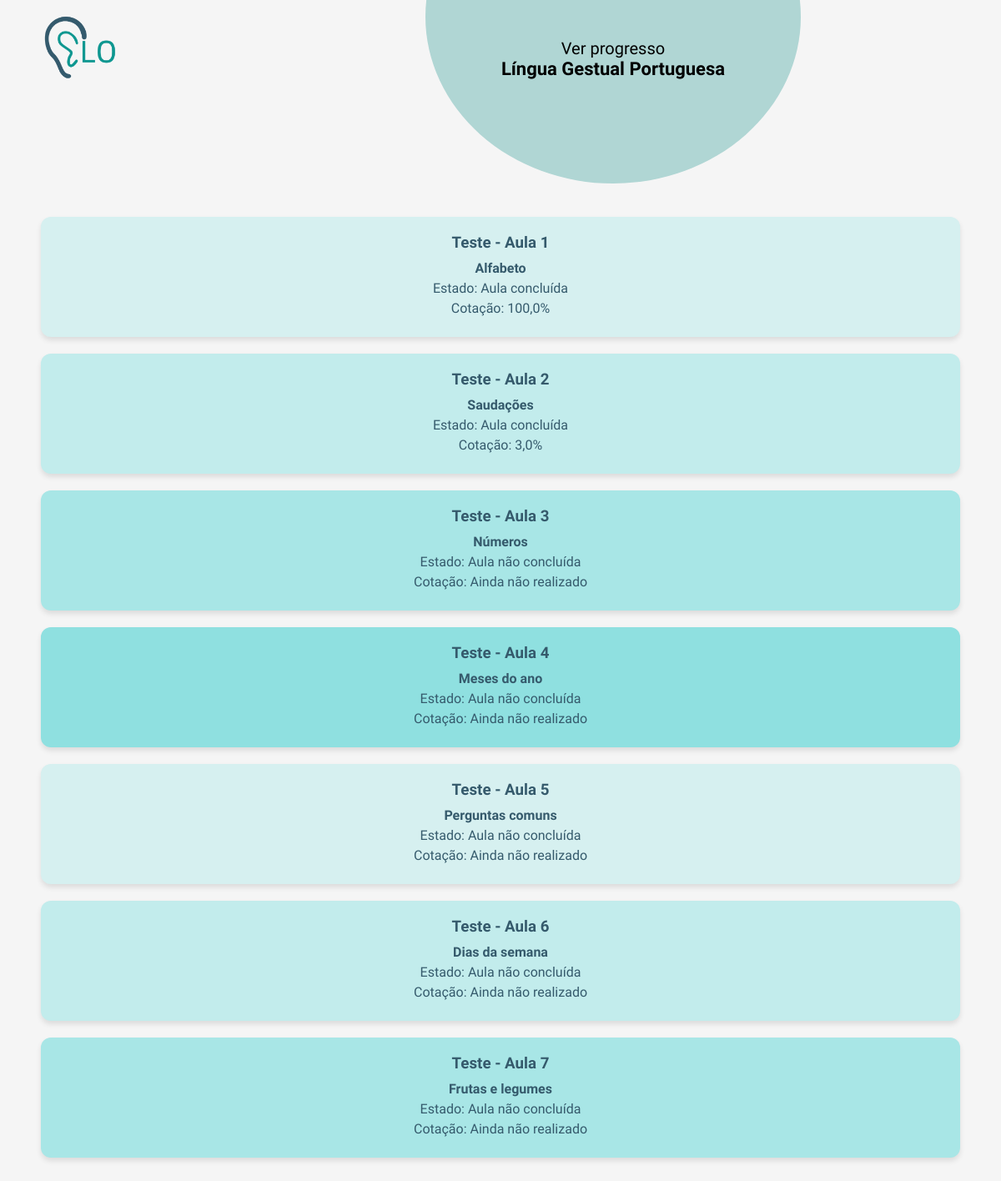
/testes/testes/ (signed in), run on the app's committed database.
### testes/models.py (models this page shows)
class Teste(models.Model):
    titulo = models.CharField(max_length=200)
    aula = models.ForeignKey('aulas.Aula', on_delete=models.CASCADE)
    mensagem_inicial = models.TextField(blank=True, null=True)

class Resultado(models.Model):
    teste = models.ForeignKey(Teste, on_delete=models.CASCADE)
    aluno = models.ForeignKey(settings.AUTH_USER_MODEL, on_delete=models.CASCADE)
    pontuacao = models.FloatField(default=0)
    tentativas = models.IntegerField(default=0)  # Número total de tentativas
    tempo = models.DurationField(default=timedelta)
    data_realizacao = models.DateTimeField(auto_now_add=True)

### testes/views.py (the view)
# urls.py: path('testes/', views.lista_testes, name='lista_testes'),
def lista_testes(request):
    testes = Teste.objects.all()
    aulas_concluidas_ids = AulaConcluida.objects.filter(user=request.user).values_list('aula_id', flat=True)
    resultados = Resultado.objects.filter(aluno=request.user)
    pontuacoes_por_teste = {resultado.teste_id: resultado.pontuacao for resultado in resultados}
    testes_info = []
    for teste in testes:
        testes_info.append({
            'teste': teste,
            'pontuacao': pontuacoes_por_teste.get(teste.id),  # pode ser None se ainda não fez
            'perguntas_respondidas': Pergunta.objects.filter(teste=teste).count(),
        })
    return render(request, 'testes/lista_testes.html', {
        'testes_info': testes_info,
        'aulas_concluidas_ids': aulas_concluidas_ids,
    })

### testes/templates/testes/lista_testes.html (shortened to what this page needs)
{% load static %}
<!DOCTYPE html>
<html lang="en">
<head>
    <link rel="stylesheet" type="text/css" href="{% static 'testes/lista_testes.css' %}">
</head>
<body>
        <a href="{% url 'dashboard' %}">
        <img src="{% static 'utilizador/images/logo.png' %}" alt="Logotipo" class="logo"></a>
        <div class="circulo-container">
            <div class="meio-circulo"></div>
            <div class="texto-circulo">
                <p class="texto-progresso">Ver progresso</p>
                <p class="texto-lingua"><strong>Língua Gestual Portuguesa</strong></p>
            </div>
        </div>
        <div class="container">
            {% for info in testes_info %}
            {% with teste=info.teste %}
                <div class="card {% cycle 'cor1' 'cor2' 'cor3' 'cor4' %}">
                    <h3>Teste - Aula {{ forloop.counter }}</h3>
                    <p><strong>{{ teste.titulo }}</strong></p>
                    <p>Estado:
                        {% if teste.aula.id in aulas_concluidas_ids %}
                            <span class="Completado"> Aula concluída</span>
                        {% else %}
                            <span class="Não iniciado"> Aula não concluída</span>
                        {% endif %}
                    </p>
                    <p>Cotação:
                        {% if info.pontuacao %}
                        {{ info.pontuacao }}%
                    {% else %}
                        Ainda não realizado
                    {% endif %}
                </p>
                {% endwith %}
                </div>
            {% endfor %}
        </div>
</body>
</html>

### testes/static/testes/lista_testes.css (style rules this page uses)
.logo { width: 180px; position: absolute; top: -25px; left: 10px; }
.circulo-container { position: relative; display: flex; justify-content: center; align-items: center; width: 450px; height: 400px; margin-left: 510px; margin-top: 20px; }
.meio-circulo { width: 100%; height: 100%; background-color: #B0D6D4; border-radius: 50%; position: absolute; z-index: 1; top:-200px; }
.texto-circulo { position: relative; z-index: 2; text-align: center; color: #000000; top:-150px; }
.texto-progresso { font-size: 20px; font-weight: normal; margin: 0; }
.texto-lingua { font-size: 22px; font-weight: bold; margin: 0; }
* { font-family: 'Sansation', sans-serif; }
body { font-family: Arial, sans-serif; background-color: #f5f5f5; margin: 0; padding: 0; }
.card { background-color: #e1f7f7; border-radius: 12px; padding: 20px; text-align: center; box-shadow: 0 4px 6px rgba(0, 0, 0, 0.1); margin-bottom: 20px; width: 95%; margin-left: auto; margin-right: auto; box-sizing: border-box; }
.card h3 { margin: 0 0 10px; color: #355A6C; }
.card p { margin: 5px 0; color: #355A6C; }
.cor1 { background-color: #d6f0f0; }
.cor2 { background-color: #c2ecec; }
.cor3 { background-color: #a8e6e6; }
.cor4 { background-color: #8fe0e0; }
.container { max-width: 1800px; margin: 0 auto; padding: 20px; margin: -180px auto 20px auto; }

### data on the page
Teste: teste.titulo "Alfabeto", shows "Aula concluída", pontuacao "100,0"
Teste: teste.titulo "Saudações", shows "Aula concluída", pontuacao "3,0"
Teste: teste.titulo "Números", shows "Aula não concluída", shows "Ainda não realizado"
Teste: teste.titulo "Meses do ano", shows "Aula não concluída", shows "Ainda não realizado"
Teste: teste.titulo "Perguntas comuns", shows "Aula não concluída", shows "Ainda não realizado"
Teste: teste.titulo "Dias da semana", shows "Aula não concluída", shows "Ainda não realizado"
Teste: teste.titulo "Frutas e legumes", shows "Aula não concluída", shows "Ainda não realizado"
